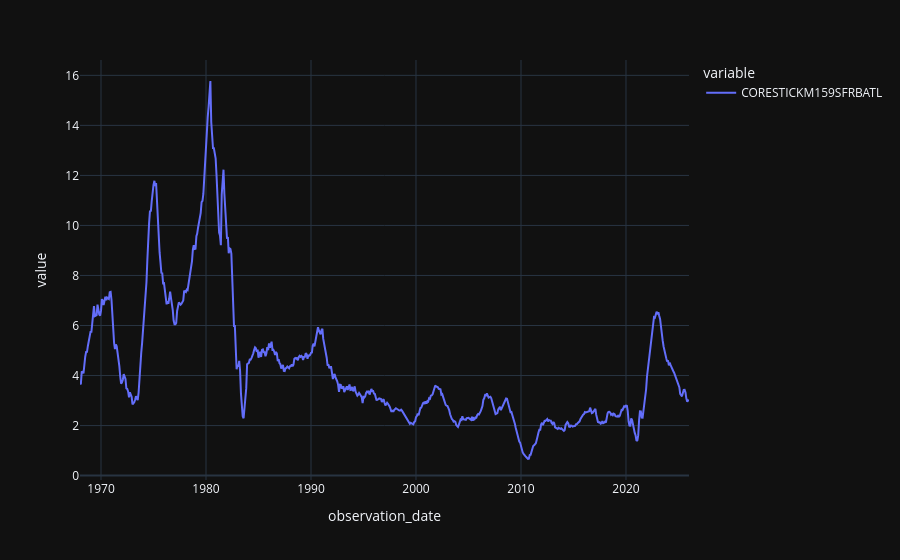

The notebook cell saved with this chart:
### Code cell
import pandas as pd

path = "../../data/FRED/scripts/FRED data.csv"
df = pd.read_csv(filepath_or_buffer = path, index_col = "observation_date") 

df.plot()

### Figure 1 — Plotly figure (JSON) as saved in the notebook; plotly's stock layout.template omitted (floating-point values rounded to 4 significant figures; data arrays with more than 128 entries replaced by an {"elided": "..."} marker saying what was removed)
{"data": [{"hovertemplate": "variable=CORESTICKM159SFRBATL<br>observation_date=%{x}<br>value=%{y}<extra></extra>", "legendgroup": "CORESTICKM159SFRBATL", "line": {"color": "#636efa", "dash": "solid"}, "marker": {"symbol": "circle"}, "mode": "lines", "name": "CORESTICKM159SFRBATL", "orientation": "v", "showlegend": true, "type": "scatter", "x": {"elided": "697 str values"}, "xaxis": "x", "y": {"elided": "697 float values"}, "yaxis": "y"}], "layout": {"legend": {"title": {"text": "variable"}, "tracegroupgap": 0}, "margin": {"t": 60}, "xaxis": {"anchor": "y", "domain": [0, 1], "title": {"text": "observation_date"}}, "yaxis": {"anchor": "x", "domain": [0, 1], "title": {"text": "value"}}}}
